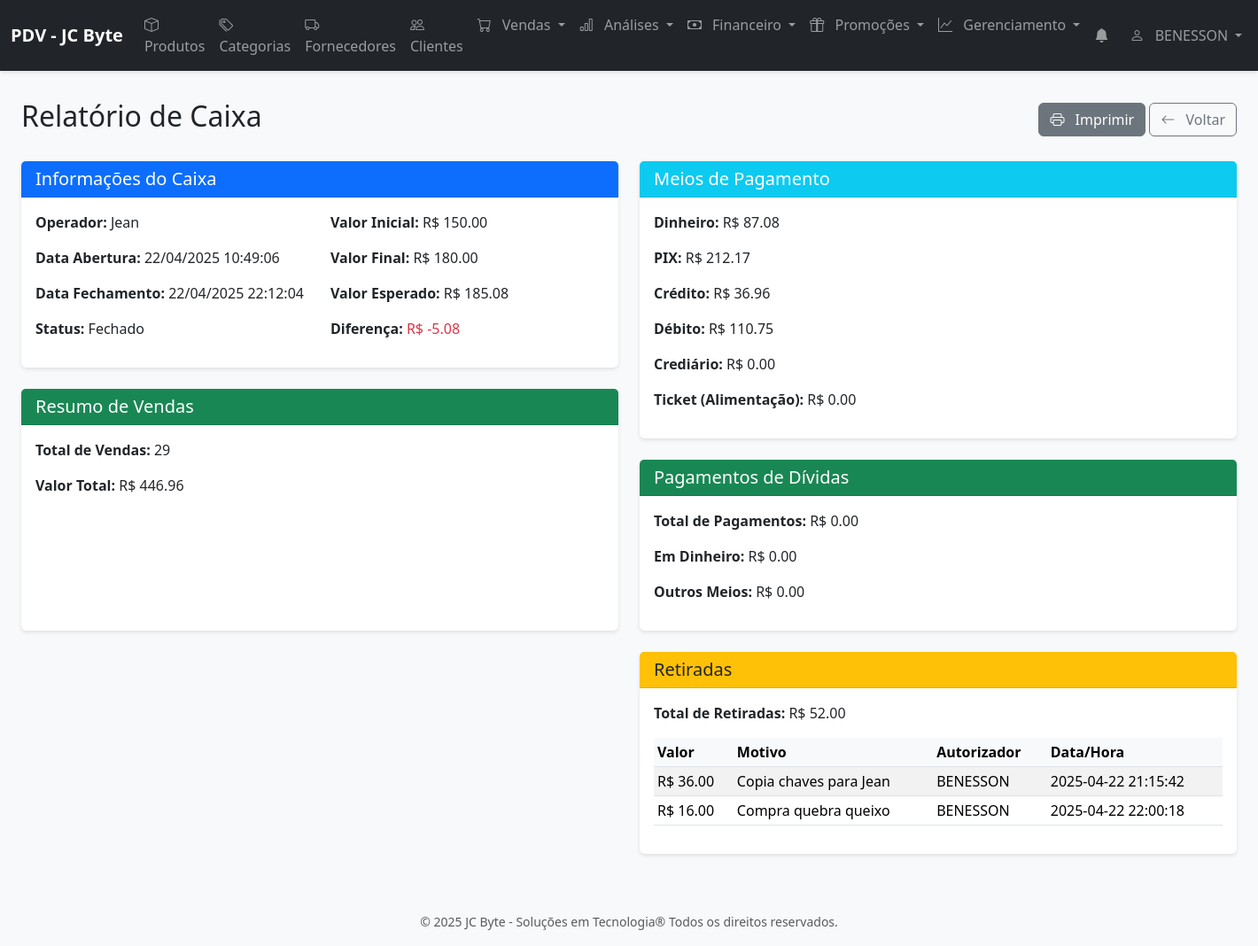
The app's page /caixa/relatorio/3 (signed in) with its own data.
### models.py (models this page shows, shortened)
class User(UserMixin, db.Model):
    __tablename__ = 'users'
    id = db.Column(db.Integer, primary_key=True)
    name = db.Column(db.String(100), nullable=False)
    username = db.Column(db.String(80), unique=True, nullable=False)
    email = db.Column(db.String(120))
    password = db.Column(db.String(200), nullable=False)
    role = db.Column(db.String(20), nullable=False)  # admin, manager, seller
    status = db.Column(db.String(20), nullable=False)  # active, inactive
    created_at = db.Column(db.DateTime, default=datetime.utcnow)
    cash_registers = db.relationship('CashRegister', back_populates='user', lazy=True)

class CashWithdrawal(db.Model):
    __tablename__ = 'cash_withdrawals'
    id = db.Column(db.Integer, primary_key=True)
    cash_register_id = db.Column(db.Integer, db.ForeignKey('cash_registers.id'), nullable=False)
    authorizer_id = db.Column(db.Integer, db.ForeignKey('users.id'), nullable=False)
    amount = db.Column(db.Numeric(10, 2), nullable=False)
    reason = db.Column(db.String(200), nullable=True)
    date = db.Column(db.DateTime, default=datetime.utcnow)
    cash_register = db.relationship('CashRegister', back_populates='withdrawals')
    authorizer = db.relationship('User', foreign_keys=[authorizer_id])
    def to_dict(self):
        return {
            'id': self.id,
            'cash_register_id': self.cash_register_id,
            'authorizer_id': self.authorizer_id,
            'authorizer_name': self.authorizer.name if self.authorizer else '',
            'amount': float(self.amount) if self.amount else 0,
            'reason': self.reason,
            'date': self.date.isoformat() if self.date else None,
        }

### routes/caixa.py (the view)
@caixa_bp.route('/relatorio/<int:caixa_id>')
@login_required
def relatorio_caixa(caixa_id):
    try:
        print(f"[RELATORIO] Iniciando geração de relatório para caixa ID {caixa_id}")
        if current_user.role == 'caixa':
            caixa = CashRegister.query.filter_by(id=caixa_id, user_id=current_user.id).first()
            print(f"[RELATORIO] Usuário com papel 'caixa', verificando permissão: {caixa is not None}")
        else:
            caixa = CashRegister.query.get(caixa_id)
            print(f"[RELATORIO] Usuário admin/gerente, buscando caixa: {caixa is not None}")
        if not caixa:
            print(f"[RELATORIO] Caixa não encontrado ou permissão negada para ID {caixa_id}")
            flash('Caixa não encontrado ou você não tem permissão para acessá-lo', 'danger')
            return redirect(url_for('index'))
        print(f"[RELATORIO] Gerando relatório para caixa ID {caixa_id}")
        relatorio = gerar_relatorio_caixa(caixa_id)
        print(f"[RELATORIO] Relatório gerado com sucesso: {relatorio is not None}")
        print(f"[RELATORIO] Renderizando template relatorio.html")
        return render_template(
            'caixa/relatorio.html',
            caixa=caixa,
            relatorio=relatorio
        )
    except Exception as e:
        print(f"[RELATORIO] ERRO: {str(e)}")
        import traceback
        print(f"[RELATORIO] Traceback: {traceback.format_exc()}")
        flash(f'Erro ao gerar relatório: {str(e)}', 'danger')
        return redirect(url_for('index'))

### app.py (called while the page is built)
@login_manager.user_loader
def load_user(user_id):
    return db.session.get(User, int(user_id))

@app.before_request
def before_request():
    if not request.path.startswith('/static/'):  # Ignora arquivos estáticos
        check_notifications()

### notifications_manager.py (called while the page is built, shortened)
def create_notification(type, message, reference_id=None):
    existing = Notification.query.filter_by(
        type=type,
        reference_id=reference_id,
        read=False
    ).first()

### templates/caixa/relatorio.html (shortened to what this page needs)
{% extends 'base.html' %}
{% block content %}
<div class="container-fluid mt-4">
    <div class="d-flex justify-content-between align-items-center mb-4">
        <h2>Relatório de Caixa</h2>
        <div>
            <button id="btnImprimir" class="btn btn-secondary">
                <i class="bi bi-printer"></i> Imprimir
            </button>
            <a href="{{ url_for('caixa.listar_caixas') }}" class="btn btn-outline-secondary">
                <i class="bi bi-arrow-left"></i> Voltar
            </a>
        </div>
    </div>
    <div class="row">
        <div class="col-md-6">
            <div class="card mb-4">
                <div class="card-header bg-primary text-white">
                    <h5 class="mb-0">Informações do Caixa</h5>
                </div>
                <div class="card-body">
                    <div class="row">
                        <div class="col-md-6">
                            <p><strong>Operador:</strong> {{ relatorio.usuario }}</p>
                            <p><strong>Data Abertura:</strong> {{ relatorio.data_abertura }}</p>
                            <p><strong>Data Fechamento:</strong> {{ relatorio.data_fechamento }}</p>
                            <p><strong>Status:</strong> {{ relatorio.status }}</p>
                        </div>
                        <div class="col-md-6">
                            <p><strong>Valor Inicial:</strong> R$ {{ "%.2f"|format(relatorio.valor_inicial) }}</p>
                            {% if relatorio.status == 'Fechado' %}
                                <p><strong>Valor Final:</strong> R$ {{ "%.2f"|format(relatorio.valor_final) }}</p>
                                <p><strong>Valor Esperado:</strong> R$ {{ "%.2f"|format(relatorio.valor_esperado) }}</p>
                                <p>
                                    <strong>Diferença:</strong>
                                    {% if relatorio.diferenca > 0 %}
                                        <span class="text-success">R$ {{ "%.2f"|format(relatorio.diferenca) }}</span>
                                    {% elif relatorio.diferenca < 0 %}
                                        <span class="text-danger">R$ {{ "%.2f"|format(relatorio.diferenca) }}</span>
                                    {% else %}
                                        R$ {{ "%.2f"|format(relatorio.diferenca) }}
                                    {% endif %}
                                </p>
                            {% endif %}
                        </div>
                    </div>
                </div>
            </div>
            <div class="card mb-4">
                <div class="card-header bg-success text-white">
                    <h5 class="mb-0">Resumo de Vendas</h5>
                </div>
                <div class="card-body">
                    <div class="row">
                        <div class="col-md-6">
                            <p><strong>Total de Vendas:</strong> {{ relatorio.total_vendas }}</p>
                            <p><strong>Valor Total:</strong> R$ {{ "%.2f"|format(relatorio.valor_total_vendas) }}</p>
                        </div>
                        <div class="col-md-6">
                            <div id="graficoVendas" style="height: 200px;"></div>
                        </div>
                    </div>
                </div>
            </div>
        </div>
        <div class="col-md-6">
            <div class="card mb-4">
                <div class="card-header bg-info text-white">
                    <h5 class="mb-0">Meios de Pagamento</h5>
                </div>
                <div class="card-body">
                    <div class="row">
                        <div class="col-md-6">
                            <p><strong>Dinheiro:</strong> R$ {{ "%.2f"|format(relatorio.vendas_dinheiro) }}</p>
                            <p><strong>PIX:</strong> R$ {{ "%.2f"|format(relatorio.vendas_pix) }}</p>
                            <p><strong>Crédito:</strong> R$ {{ "%.2f"|format(relatorio.vendas_credito) }}</p>
                            <p><strong>Débito:</strong> R$ {{ "%.2f"|format(relatorio.vendas_debito) }}</p>
                            <p><strong>Crediário:</strong> R$ {{ "%.2f"|format(relatorio.vendas_crediario) }}</p>
                            <p><strong>Ticket (Alimentação):</strong> R$ {{ "%.2f"|format(relatorio.vendas_ticket_alimentacao) }}</p>
                        </div>
                        <div class="col-md-6">
                            <div id="graficoPagamentos" style="height: 200px;"></div>
                        </div>
                    </div>
                </div>
            </div>
            <div class="card mb-4">
                <div class="card-header bg-success text-white">
                    <h5 class="mb-0">Pagamentos de Dívidas</h5>
                </div>
                <div class="card-body">
                    <p><strong>Total de Pagamentos:</strong> R$ {{ "%.2f"|format(relatorio.pagamentos_divida) }}</p>
                    <p><strong>Em Dinheiro:</strong> R$ {{ "%.2f"|format(relatorio.pagamentos_divida_dinheiro) }}</p>
                    <p><strong>Outros Meios:</strong> R$ {{ "%.2f"|format(relatorio.pagamentos_divida_outros) }}</p>
                </div>
            </div>
            <div class="card mb-4">
                <div class="card-header bg-warning">
                    <h5 class="mb-0">Retiradas</h5>
                </div>
                <div class="card-body">
                    <p><strong>Total de Retiradas:</strong> R$ {{ "%.2f"|format(relatorio.total_retiradas) }}</p>
                    {% if relatorio.retiradas %}
                        <div class="table-responsive">
                            <table class="table table-sm table-striped">
                                <thead>
                                    <tr>
                                        <th>Valor</th>
                                        <th>Motivo</th>
                                        <th>Autorizador</th>
                                        <th>Data/Hora</th>
                                    </tr>
                                </thead>
                                <tbody>
                                    {% for retirada in relatorio.retiradas %}
                                    <tr>
                                        <td>R$ {{ "%.2f"|format(retirada.amount) }}</td>
                                        <td>{{ retirada.reason }}</td>
                                        <td>{{ retirada.authorizer_name }}</td>
                                        <td>{{ retirada.date.split('T')[0] }} {{ retirada.date.split('T')[1].split('.')[0] }}</td>
                                    </tr>
                                    {% endfor %}
                                </tbody>
                            </table>
                        </div>
                    {% else %}
                        <p class="text-muted">Nenhuma retirada registrada</p>
                    {% endif %}
                </div>
            </div>
        </div>
    </div>
</div>
{% endblock %}

### templates/base.html (shortened to what this page needs)
<!DOCTYPE html>
<html lang="pt-BR">
<head>
    <link href="https://cdn.jsdelivr.net/npm/bootstrap@5.3.2/dist/css/bootstrap.min.css" rel="stylesheet">
    <link href="https://cdn.jsdelivr.net/npm/bootstrap-icons@1.11.3/font/bootstrap-icons.min.css" rel="stylesheet">
    <link rel="stylesheet" href="https://cdnjs.cloudflare.com/ajax/libs/toastr.js/latest/toastr.min.css">
    <link href="{{ url_for('static', filename='css/style.css') }}" rel="stylesheet">
    <link rel="stylesheet" href="{{ url_for('static', filename='css/notifications.css') }}">
    <link rel="stylesheet" href="https://cdnjs.cloudflare.com/ajax/libs/font-awesome/6.2.1/css/all.min.css">
</head>
<body>
    <nav class="navbar navbar-expand-lg navbar-dark bg-dark">
        <div class="container-fluid">
            <a class="navbar-brand" href="{{ url_for('index') }}">PDV - JC Byte</a>
            <div class="collapse navbar-collapse" id="navbarNav">
                <ul class="navbar-nav me-auto">
                    {% if current_user.role != 'caixa' %}
                    <li class="nav-item">
                        <a class="nav-link" href="{{ url_for('products') }}">
                            <i class="bi bi-box"></i> Produtos
                        </a>
                    </li>
                    <li class="nav-item">
                        <a class="nav-link" href="{{ url_for('categories') }}">
                            <i class="bi bi-tags"></i> Categorias
                        </a>
                    </li>
                    <li class="nav-item">
                        <a class="nav-link" href="{{ url_for('suppliers') }}">
                            <i class="bi bi-truck"></i> Fornecedores
                        </a>
                    </li>
                    <li class="nav-item">
                        <a class="nav-link" href="{{ url_for('customers') }}">
                            <i class="bi bi-people"></i> Clientes
                        </a>
                    </li>
                    {% endif %}
                    <li class="nav-item dropdown">
                        <a class="nav-link dropdown-toggle" href="#" id="salesDropdown" role="button" data-bs-toggle="dropdown">
                            <i class="bi bi-cart"></i>
                            <span>Vendas</span>
                        </a>
                    </li>
                    {% if current_user.role != 'caixa' %}
                    <li class="nav-item dropdown">
                        <a class="nav-link dropdown-toggle" href="#" id="analisesDropdown" role="button" data-bs-toggle="dropdown">
                            <i class="bi bi-bar-chart"></i>
                            <span>Análises</span>
                        </a>
                    </li>
                    <li class="nav-item dropdown">
                        <a class="nav-link dropdown-toggle" href="#" id="financeDropdown" role="button" data-bs-toggle="dropdown">
                            <i class="bi bi-cash"></i>
                            <span>Financeiro</span>
                        </a>
                    </li>
                    <li class="nav-item dropdown">
    <a class="nav-link dropdown-toggle" href="#" id="promotionsDropdown" role="button" data-bs-toggle="dropdown">
        <i class="bi bi-gift"></i>
        <span>Promoções</span>
    </a>
</li>
<li class="nav-item dropdown">
    <a class="nav-link dropdown-toggle" href="#" id="managementDropdown" role="button" data-bs-toggle="dropdown">
        <i class="bi bi-graph-up"></i>
        <span>Gerenciamento</span>
    </a>
</li>
                    {% endif %}
                </ul>
                <ul class="navbar-nav">
                    <li class="nav-item dropdown">
                        <a class="nav-link position-relative" href="#" role="button" data-bs-toggle="dropdown" aria-expanded="false">
                            <i class="bi bi-bell-fill"></i>
                        </a>
                    </li>
                    <li class="nav-item dropdown">
                        <a class="nav-link dropdown-toggle" href="#" data-bs-toggle="dropdown">
                            <i class="bi bi-person"></i> {{ current_user.username }}
                        </a>
                    </li>
                </ul>
            </div>
        </div>
    </nav>
    <main class="container-fluid">
        {% block content %}{% endblock %}
    </main>
    <div class="footer mt-4 py-3">
        <div class="container text-center">
            <small class="text-muted">
                &copy; 2025 JC Byte - Soluções em Tecnologia®  Todos os direitos reservados.
            </small>
        </div>
    </div>
</body>
</html>

### static/css/style.css (style rules this page uses)
body { background-color: #f8f9fa; }
.navbar { margin-bottom: 2rem; box-shadow: 0 2px 4px rgba(0,0,0,.1); }
.navbar-brand { font-weight: bold; }
.card { box-shadow: 0 2px 4px rgba(0,0,0,.1); border: none; margin-bottom: 1rem; }
.card-header { background-color: #fff; border-bottom: 1px solid rgba(0,0,0,.1); }
.table th { border-top: none; background-color: #f8f9fa; }
.btn { font-weight: 500; }
.bi { margin-right: 0.5rem; }

### records on screen
User: username "BENESSON", authorizer_name "BENESSON" "BENESSON"
User: usuario "Jean"
CashWithdrawal: reason "Copia chaves para Jean"
CashWithdrawal: reason "Compra quebra queixo"

### other values on screen
{{ relatorio.data_abertura }} "22/04/2025 10:49:06"
{{ relatorio.data_fechamento }} "22/04/2025 22:12:04"
{{ relatorio.status }} "Fechado"
{{ "%.2f"|format(relatorio.valor_inicial) }} "150.00"
{{ "%.2f"|format(relatorio.valor_final) }} "180.00"
{{ "%.2f"|format(relatorio.valor_esperado) }} "185.08"
{{ "%.2f"|format(relatorio.diferenca) }} "-5.08"
{{ relatorio.total_vendas }} "29"
{{ "%.2f"|format(relatorio.valor_total_vendas) }} "446.96"
{{ "%.2f"|format(relatorio.vendas_dinheiro) }} "87.08"
{{ "%.2f"|format(relatorio.vendas_pix) }} "212.17"
{{ "%.2f"|format(relatorio.vendas_credito) }} "36.96"
{{ "%.2f"|format(relatorio.vendas_debito) }} "110.75"
{{ "%.2f"|format(relatorio.vendas_crediario) }} "0.00"
{{ "%.2f"|format(relatorio.vendas_ticket_alimentacao) }} "0.00"
